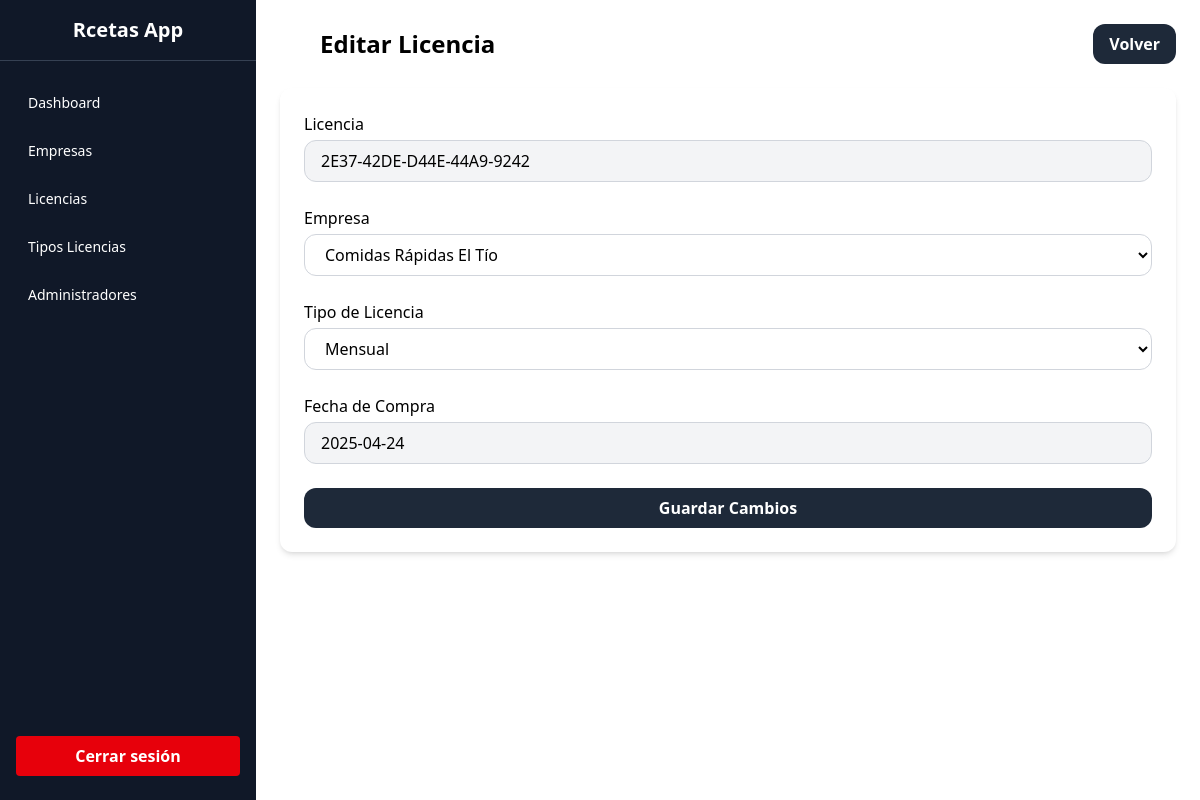
The app's page /views/superadmin/licencias/editar.php?id=2E37-42DE-D44E-44A9-9242 with its own data.
### tables this page shows
CREATE TABLE `licencias` (
  `licencia` varchar(255) NOT NULL,
  `nit_empresa` varchar(20) DEFAULT NULL,
  `fecha_compra` date NOT NULL,
  `fecha_fin` date NOT NULL,
  `id_estado` int(11) DEFAULT NULL,
  `id_tipo_licencia` int(11) NOT NULL
);

CREATE TABLE `empresas` (
  `nit` varchar(20) NOT NULL,
  `nombre` varchar(100) NOT NULL,
  `direccion` varchar(150) DEFAULT NULL,
  `telefono` varchar(20) DEFAULT NULL,
  `correo` varchar(100) DEFAULT NULL
);

CREATE TABLE `tipos_licencias` (
  `id` int(11) NOT NULL,
  `nombre` varchar(100) NOT NULL,
  `duracion` int(11) NOT NULL,
  `precio` decimal(10,2) NOT NULL
);

### views/superadmin/licencias/editar.php (the view, shortened to what this page needs)
<?php
$conex = new Database;
$pdo = $conex->conectar();
$licenciaId = $_GET['id'] ?? null;
$stmt = $pdo->prepare("SELECT * FROM licencias WHERE licencia = ?");
$stmt->execute([$licenciaId]);
$licencia = $stmt->fetch(PDO::FETCH_ASSOC);
$empresas = $pdo->query("SELECT nit, nombre FROM empresas")->fetchAll(PDO::FETCH_ASSOC);
$tiposLicencias = $pdo->query("SELECT id, nombre, duracion FROM tipos_licencias")->fetchAll(PDO::FETCH_ASSOC);
?>
<!DOCTYPE html>
<html lang="es">
<?php include '../../../partials/head.php'; ?>
<body class="flex">
    <?php include '../../../partials/sidebaradm.php'; ?>
    <main class="p-6 w-full md:ml-64">
        <div class="flex justify-between items-center mb-6">
            <h1 class="text-2xl font-bold pl-10">Editar Licencia</h1>
            <a href="<?= BASE_URL ?>views/superadmin/licencias/index.php"
               class="bg-gray-800 hover:bg-gray-900 text-white font-semibold py-2 px-4 rounded-xl transition">
                Volver
            </a>
        </div>
        <form method="POST" class="space-y-6 bg-white p-6 rounded-xl shadow-md">
            <div>
                <label for="licencia" class="block font-medium mb-1">Licencia</label>
                <input type="text" id="licencia" name="licencia" readonly
                       class="w-full border border-gray-300 rounded-xl px-4 py-2 focus:outline-none bg-gray-100"
                       value="<?= htmlspecialchars($licencia['licencia']) ?>">
            </div>
            <div>
                <label for="nit_empresa" class="block font-medium mb-1">Empresa</label>
                <select id="nit_empresa" name="nit_empresa" required
                        class="w-full border border-gray-300 rounded-xl px-4 py-2 focus:outline-none focus:ring-2 focus:ring-gray-800">
                    <?php foreach ($empresas as $empresa): ?>
                        <option value="<?= $empresa['nit'] ?>" <?= $empresa['nit'] === $licencia['nit_empresa'] ? 'selected' : '' ?>>
                            <?= $empresa['nombre'] ?>
                        </option>
                    <?php endforeach; ?>
                </select>
            </div>
            <div>
                <label for="id_tipo_licencia" class="block font-medium mb-1">Tipo de Licencia</label>
                <select id="id_tipo_licencia" name="id_tipo_licencia" required onchange="actualizarDuracion()"
                        class="w-full border border-gray-300 rounded-xl px-4 py-2 focus:outline-none focus:ring-2 focus:ring-gray-800">
                    <?php foreach ($tiposLicencias as $tipo): ?>
                        <option value="<?= $tipo['id'] ?>" data-duracion="<?= $tipo['duracion'] ?>" <?= $tipo['id'] === $licencia['id_tipo_licencia'] ? 'selected' : '' ?>>
                            <?= $tipo['nombre'] ?>
                        </option>
                    <?php endforeach; ?>
                </select>
            </div>
            <div>
                <label for="fecha_compra" class="block font-medium mb-1">Fecha de Compra</label>
                <input type="text" id="fecha_compra" name="fecha_compra"
                       class="w-full border border-gray-300 rounded-xl px-4 py-2 focus:outline-none bg-gray-100"
                       value="<?= htmlspecialchars($licencia['fecha_compra']) ?>" readonly>
            </div>
            <button type="submit"
                    class="w-full bg-gray-800 hover:bg-gray-900 text-white font-semibold py-2 rounded-xl transition">
                Guardar Cambios
            </button>
        </form>
    </main>
</body>
</html>

### records on screen
licencias: licencia "2E37-42DE-D44E-44A9-9242", nit_empresa "Comidas Rápidas El Tío", id_tipo_licencia "Mensual", fecha_compra "2025-04-24"
